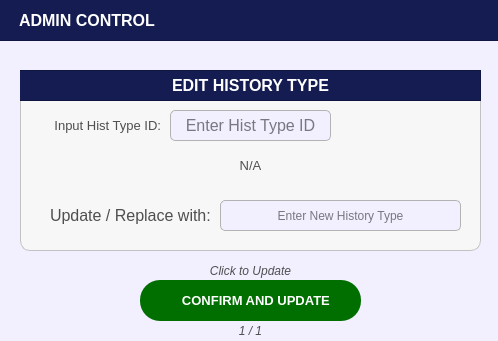
<?xml version="1.0" encoding="UTF-8"?>
<ui version="4.0">
 <class>PopUp_citizenprofileFilterOptions</class>
 <widget class="QDialog" name="PopUp_citizenprofileFilterOptions">
  <property name="geometry">
   <rect>
    <x>0</x>
    <y>0</y>
    <width>498</width>
    <height>341</height>
   </rect>
  </property>
  <property name="sizePolicy">
   <sizepolicy hsizetype="Fixed" vsizetype="Fixed">
    <horstretch>0</horstretch>
    <verstretch>0</verstretch>
   </sizepolicy>
  </property>
  <property name="palette">
   <palette>
    <active>
     <colorrole role="WindowText">
      <brush brushstyle="SolidPattern">
       <color alpha="255">
        <red>255</red>
        <green>255</green>
        <blue>255</blue>
       </color>
      </brush>
     </colorrole>
     <colorrole role="Button">
      <brush brushstyle="SolidPattern">
       <color alpha="255">
        <red>242</red>
        <green>239</green>
        <blue>255</blue>
       </color>
      </brush>
     </colorrole>
     <colorrole role="Light">
      <brush brushstyle="SolidPattern">
       <color alpha="255">
        <red>88</red>
        <green>86</green>
        <blue>150</blue>
       </color>
      </brush>
     </colorrole>
     <colorrole role="Midlight">
      <brush brushstyle="SolidPattern">
       <color alpha="255">
        <red>73</red>
        <green>71</green>
        <blue>125</blue>
       </color>
      </brush>
     </colorrole>
     <colorrole role="Dark">
      <brush brushstyle="SolidPattern">
       <color alpha="255">
        <red>29</red>
        <green>29</green>
        <blue>50</blue>
       </color>
      </brush>
     </colorrole>
     <colorrole role="Mid">
      <brush brushstyle="SolidPattern">
       <color alpha="255">
        <red>39</red>
        <green>38</green>
        <blue>67</blue>
       </color>
      </brush>
     </colorrole>
     <colorrole role="Text">
      <brush brushstyle="SolidPattern">
       <color alpha="255">
        <red>255</red>
        <green>255</green>
        <blue>255</blue>
       </color>
      </brush>
     </colorrole>
     <colorrole role="BrightText">
      <brush brushstyle="SolidPattern">
       <color alpha="255">
        <red>255</red>
        <green>255</green>
        <blue>255</blue>
       </color>
      </brush>
     </colorrole>
     <colorrole role="ButtonText">
      <brush brushstyle="SolidPattern">
       <color alpha="255">
        <red>255</red>
        <green>255</green>
        <blue>255</blue>
       </color>
      </brush>
     </colorrole>
     <colorrole role="Base">
      <brush brushstyle="SolidPattern">
       <color alpha="255">
        <red>242</red>
        <green>239</green>
        <blue>255</blue>
       </color>
      </brush>
     </colorrole>
     <colorrole role="Window">
      <brush brushstyle="SolidPattern">
       <color alpha="255">
        <red>242</red>
        <green>239</green>
        <blue>255</blue>
       </color>
      </brush>
     </colorrole>
     <colorrole role="Shadow">
      <brush brushstyle="SolidPattern">
       <color alpha="255">
        <red>16</red>
        <green>36</green>
        <blue>7</blue>
       </color>
      </brush>
     </colorrole>
     <colorrole role="AlternateBase">
      <brush brushstyle="SolidPattern">
       <color alpha="255">
        <red>29</red>
        <green>28</green>
        <blue>50</blue>
       </color>
      </brush>
     </colorrole>
     <colorrole role="ToolTipBase">
      <brush brushstyle="SolidPattern">
       <color alpha="255">
        <red>255</red>
        <green>255</green>
        <blue>220</blue>
       </color>
      </brush>
     </colorrole>
     <colorrole role="ToolTipText">
      <brush brushstyle="SolidPattern">
       <color alpha="255">
        <red>52</red>
        <green>138</green>
        <blue>46</blue>
       </color>
      </brush>
     </colorrole>
     <colorrole role="PlaceholderText">
      <brush brushstyle="SolidPattern">
       <color alpha="127">
        <red>255</red>
        <green>255</green>
        <blue>255</blue>
       </color>
      </brush>
     </colorrole>
     <colorrole role="Accent">
      <brush brushstyle="SolidPattern">
       <color alpha="255">
        <red>0</red>
        <green>255</green>
        <blue>0</blue>
       </color>
      </brush>
     </colorrole>
    </active>
    <inactive>
     <colorrole role="WindowText">
      <brush brushstyle="SolidPattern">
       <color alpha="255">
        <red>255</red>
        <green>255</green>
        <blue>255</blue>
       </color>
      </brush>
     </colorrole>
     <colorrole role="Button">
      <brush brushstyle="SolidPattern">
       <color alpha="255">
        <red>242</red>
        <green>239</green>
        <blue>255</blue>
       </color>
      </brush>
     </colorrole>
     <colorrole role="Light">
      <brush brushstyle="SolidPattern">
       <color alpha="255">
        <red>88</red>
        <green>86</green>
        <blue>150</blue>
       </color>
      </brush>
     </colorrole>
     <colorrole role="Midlight">
      <brush brushstyle="SolidPattern">
       <color alpha="255">
        <red>73</red>
        <green>71</green>
        <blue>125</blue>
       </color>
      </brush>
     </colorrole>
     <colorrole role="Dark">
      <brush brushstyle="SolidPattern">
       <color alpha="255">
        <red>29</red>
        <green>29</green>
        <blue>50</blue>
       </color>
      </brush>
     </colorrole>
     <colorrole role="Mid">
      <brush brushstyle="SolidPattern">
       <color alpha="255">
        <red>39</red>
        <green>38</green>
        <blue>67</blue>
       </color>
      </brush>
     </colorrole>
     <colorrole role="Text">
      <brush brushstyle="SolidPattern">
       <color alpha="255">
        <red>255</red>
        <green>255</green>
        <blue>255</blue>
       </color>
      </brush>
     </colorrole>
     <colorrole role="BrightText">
      <brush brushstyle="SolidPattern">
       <color alpha="255">
        <red>255</red>
        <green>255</green>
        <blue>255</blue>
       </color>
      </brush>
     </colorrole>
     <colorrole role="ButtonText">
      <brush brushstyle="SolidPattern">
       <color alpha="255">
        <red>255</red>
        <green>255</green>
        <blue>255</blue>
       </color>
      </brush>
     </colorrole>
     <colorrole role="Base">
      <brush brushstyle="SolidPattern">
       <color alpha="255">
        <red>242</red>
        <green>239</green>
        <blue>255</blue>
       </color>
      </brush>
     </colorrole>
     <colorrole role="Window">
      <brush brushstyle="SolidPattern">
       <color alpha="255">
        <red>242</red>
        <green>239</green>
        <blue>255</blue>
       </color>
      </brush>
     </colorrole>
     <colorrole role="Shadow">
      <brush brushstyle="SolidPattern">
       <color alpha="255">
        <red>16</red>
        <green>36</green>
        <blue>7</blue>
       </color>
      </brush>
     </colorrole>
     <colorrole role="AlternateBase">
      <brush brushstyle="SolidPattern">
       <color alpha="255">
        <red>29</red>
        <green>28</green>
        <blue>50</blue>
       </color>
      </brush>
     </colorrole>
     <colorrole role="ToolTipBase">
      <brush brushstyle="SolidPattern">
       <color alpha="255">
        <red>255</red>
        <green>255</green>
        <blue>220</blue>
       </color>
      </brush>
     </colorrole>
     <colorrole role="ToolTipText">
      <brush brushstyle="SolidPattern">
       <color alpha="255">
        <red>52</red>
        <green>138</green>
        <blue>46</blue>
       </color>
      </brush>
     </colorrole>
     <colorrole role="PlaceholderText">
      <brush brushstyle="SolidPattern">
       <color alpha="127">
        <red>255</red>
        <green>255</green>
        <blue>255</blue>
       </color>
      </brush>
     </colorrole>
     <colorrole role="Accent">
      <brush brushstyle="SolidPattern">
       <color alpha="255">
        <red>0</red>
        <green>255</green>
        <blue>0</blue>
       </color>
      </brush>
     </colorrole>
    </inactive>
    <disabled>
     <colorrole role="WindowText">
      <brush brushstyle="SolidPattern">
       <color alpha="255">
        <red>29</red>
        <green>29</green>
        <blue>50</blue>
       </color>
      </brush>
     </colorrole>
     <colorrole role="Button">
      <brush brushstyle="SolidPattern">
       <color alpha="255">
        <red>242</red>
        <green>239</green>
        <blue>255</blue>
       </color>
      </brush>
     </colorrole>
     <colorrole role="Light">
      <brush brushstyle="SolidPattern">
       <color alpha="255">
        <red>88</red>
        <green>86</green>
        <blue>150</blue>
       </color>
      </brush>
     </colorrole>
     <colorrole role="Midlight">
      <brush brushstyle="SolidPattern">
       <color alpha="255">
        <red>73</red>
        <green>71</green>
        <blue>125</blue>
       </color>
      </brush>
     </colorrole>
     <colorrole role="Dark">
      <brush brushstyle="SolidPattern">
       <color alpha="255">
        <red>29</red>
        <green>29</green>
        <blue>50</blue>
       </color>
      </brush>
     </colorrole>
     <colorrole role="Mid">
      <brush brushstyle="SolidPattern">
       <color alpha="255">
        <red>39</red>
        <green>38</green>
        <blue>67</blue>
       </color>
      </brush>
     </colorrole>
     <colorrole role="Text">
      <brush brushstyle="SolidPattern">
       <color alpha="255">
        <red>29</red>
        <green>29</green>
        <blue>50</blue>
       </color>
      </brush>
     </colorrole>
     <colorrole role="BrightText">
      <brush brushstyle="SolidPattern">
       <color alpha="255">
        <red>255</red>
        <green>255</green>
        <blue>255</blue>
       </color>
      </brush>
     </colorrole>
     <colorrole role="ButtonText">
      <brush brushstyle="SolidPattern">
       <color alpha="255">
        <red>29</red>
        <green>29</green>
        <blue>50</blue>
       </color>
      </brush>
     </colorrole>
     <colorrole role="Base">
      <brush brushstyle="SolidPattern">
       <color alpha="255">
        <red>242</red>
        <green>239</green>
        <blue>255</blue>
       </color>
      </brush>
     </colorrole>
     <colorrole role="Window">
      <brush brushstyle="SolidPattern">
       <color alpha="255">
        <red>242</red>
        <green>239</green>
        <blue>255</blue>
       </color>
      </brush>
     </colorrole>
     <colorrole role="Shadow">
      <brush brushstyle="SolidPattern">
       <color alpha="255">
        <red>16</red>
        <green>36</green>
        <blue>7</blue>
       </color>
      </brush>
     </colorrole>
     <colorrole role="AlternateBase">
      <brush brushstyle="SolidPattern">
       <color alpha="255">
        <red>59</red>
        <green>57</green>
        <blue>100</blue>
       </color>
      </brush>
     </colorrole>
     <colorrole role="ToolTipBase">
      <brush brushstyle="SolidPattern">
       <color alpha="255">
        <red>255</red>
        <green>255</green>
        <blue>220</blue>
       </color>
      </brush>
     </colorrole>
     <colorrole role="ToolTipText">
      <brush brushstyle="SolidPattern">
       <color alpha="255">
        <red>52</red>
        <green>138</green>
        <blue>46</blue>
       </color>
      </brush>
     </colorrole>
     <colorrole role="PlaceholderText">
      <brush brushstyle="SolidPattern">
       <color alpha="127">
        <red>29</red>
        <green>29</green>
        <blue>50</blue>
       </color>
      </brush>
     </colorrole>
     <colorrole role="Accent">
      <brush brushstyle="SolidPattern">
       <color alpha="255">
        <red>0</red>
        <green>255</green>
        <blue>0</blue>
       </color>
      </brush>
     </colorrole>
    </disabled>
   </palette>
  </property>
  <property name="cursor">
   <cursorShape>PointingHandCursor</cursorShape>
  </property>
  <property name="windowTitle">
   <string>Dialog</string>
  </property>
  <property name="styleSheet">
   <string notr="true">#PopUp_citizenprofileFilterOptions{
	background-color: #f2efff;
}</string>
  </property>
  <widget class="QFrame" name="basePopUpTitleFrame">
   <property name="geometry">
    <rect>
     <x>-1</x>
     <y>-10</y>
     <width>501</width>
     <height>51</height>
    </rect>
   </property>
   <property name="styleSheet">
    <string notr="true">#basePopUpTitleFrame {
	background-color: #141c52;
}</string>
   </property>
   <property name="frameShape">
    <enum>QFrame::Shape::StyledPanel</enum>
   </property>
   <property name="frameShadow">
    <enum>QFrame::Shadow::Raised</enum>
   </property>
   <widget class="QLabel" name="label_titleFilterOptions">
    <property name="geometry">
     <rect>
      <x>20</x>
      <y>10</y>
      <width>311</width>
      <height>41</height>
     </rect>
    </property>
    <property name="font">
     <font>
      <family>Arial</family>
      <pointsize>12</pointsize>
      <bold>true</bold>
     </font>
    </property>
    <property name="styleSheet">
     <string notr="true">#label_titleFilterOptions {
	background-color: transparent;
	color: #FFFFFF;
}
</string>
    </property>
    <property name="text">
     <string>ADMIN CONTROL</string>
    </property>
    <property name="alignment">
     <set>Qt::AlignmentFlag::AlignLeading|Qt::AlignmentFlag::AlignLeft|Qt::AlignmentFlag::AlignVCenter</set>
    </property>
   </widget>
  </widget>
  <widget class="QFrame" name="basePopUpBodyFrame_2">
   <property name="geometry">
    <rect>
     <x>20</x>
     <y>70</y>
     <width>461</width>
     <height>181</height>
    </rect>
   </property>
   <property name="styleSheet">
    <string notr="true">#basePopUpBodyFrame_2 {
	background-color: rgb(247, 247, 247);
	border: 1px solid rgb(194, 194, 194);
	border-radius: 10px;
}</string>
   </property>
   <property name="frameShape">
    <enum>QFrame::Shape::StyledPanel</enum>
   </property>
   <property name="frameShadow">
    <enum>QFrame::Shadow::Raised</enum>
   </property>
   <widget class="QFrame" name="basePopUpTitleFrame_2">
    <property name="geometry">
     <rect>
      <x>-10</x>
      <y>0</y>
      <width>471</width>
      <height>31</height>
     </rect>
    </property>
    <property name="styleSheet">
     <string notr="true">#basePopUpTitleFrame_2 {
	background-color: #141c52;
}</string>
    </property>
    <property name="frameShape">
     <enum>QFrame::Shape::StyledPanel</enum>
    </property>
    <property name="frameShadow">
     <enum>QFrame::Shadow::Raised</enum>
    </property>
    <widget class="QLabel" name="label_title">
     <property name="geometry">
      <rect>
       <x>40</x>
       <y>0</y>
       <width>401</width>
       <height>31</height>
      </rect>
     </property>
     <property name="font">
      <font>
       <family>Arial</family>
       <pointsize>12</pointsize>
       <bold>true</bold>
      </font>
     </property>
     <property name="styleSheet">
      <string notr="true">#label_title{
	background-color:transparent;
	color: rgb(255, 255, 255);
}</string>
     </property>
     <property name="text">
      <string>EDIT HISTORY TYPE</string>
     </property>
     <property name="alignment">
      <set>Qt::AlignmentFlag::AlignCenter</set>
     </property>
    </widget>
   </widget>
   <widget class="QLineEdit" name="AdmnCon_Input_hist">
    <property name="geometry">
     <rect>
      <x>200</x>
      <y>130</y>
      <width>241</width>
      <height>31</height>
     </rect>
    </property>
    <property name="font">
     <font>
      <family>Arial</family>
      <pointsize>9</pointsize>
     </font>
    </property>
    <property name="styleSheet">
     <string notr="true">#AdmnCon_Input_hist{
	border: 1px solid #b3b3b3;  /* Black border */
    border-radius: 5px;        /* Rounded corners */
    padding: 5px;               /* Inner spacing */
    background-color: #f2efff;  /* Gray background */
    color: #000000; 
}

</string>
    </property>
    <property name="text">
     <string/>
    </property>
    <property name="maxLength">
     <number>35</number>
    </property>
    <property name="alignment">
     <set>Qt::AlignmentFlag::AlignCenter</set>
    </property>
    <property name="placeholderText">
     <string>Enter New History Type</string>
    </property>
   </widget>
   <widget class="QLabel" name="register_citizen_labelHomeNumber">
    <property name="geometry">
     <rect>
      <x>30</x>
      <y>130</y>
      <width>161</width>
      <height>31</height>
     </rect>
    </property>
    <property name="font">
     <font>
      <family>Arial</family>
      <pointsize>12</pointsize>
     </font>
    </property>
    <property name="styleSheet">
     <string notr="true">#register_citizen_labelHomeNumber{
	background-color:transparent;
	color:#4f4f4f;
}</string>
    </property>
    <property name="text">
     <string>Update / Replace with:</string>
    </property>
    <property name="alignment">
     <set>Qt::AlignmentFlag::AlignLeading|Qt::AlignmentFlag::AlignLeft|Qt::AlignmentFlag::AlignVCenter</set>
    </property>
   </widget>
   <widget class="QLineEdit" name="input_id_search">
    <property name="geometry">
     <rect>
      <x>150</x>
      <y>40</y>
      <width>161</width>
      <height>31</height>
     </rect>
    </property>
    <property name="font">
     <font>
      <family>Arial</family>
      <pointsize>12</pointsize>
     </font>
    </property>
    <property name="styleSheet">
     <string notr="true">#input_id_search{
	border: 1px solid #b3b3b3;  /* Black border */
    border-radius: 5px;        /* Rounded corners */
    padding: 5px;               /* Inner spacing */
    background-color: #f2efff;  /* Gray background */
    color: #000000; 
}

</string>
    </property>
    <property name="text">
     <string/>
    </property>
    <property name="maxLength">
     <number>35</number>
    </property>
    <property name="alignment">
     <set>Qt::AlignmentFlag::AlignCenter</set>
    </property>
    <property name="placeholderText">
     <string>Enter Hist Type ID</string>
    </property>
   </widget>
   <widget class="QLabel" name="display_searched">
    <property name="geometry">
     <rect>
      <x>0</x>
      <y>80</y>
      <width>461</width>
      <height>31</height>
     </rect>
    </property>
    <property name="font">
     <font>
      <family>Arial</family>
      <pointsize>10</pointsize>
     </font>
    </property>
    <property name="styleSheet">
     <string notr="true">#display_searched{
	background-color:transparent;
	color:#4f4f4f;
}</string>
    </property>
    <property name="text">
     <string>N/A</string>
    </property>
    <property name="alignment">
     <set>Qt::AlignmentFlag::AlignCenter</set>
    </property>
   </widget>
   <widget class="QLabel" name="label_comment">
    <property name="geometry">
     <rect>
      <x>30</x>
      <y>40</y>
      <width>111</width>
      <height>31</height>
     </rect>
    </property>
    <property name="font">
     <font>
      <family>Arial</family>
      <pointsize>10</pointsize>
     </font>
    </property>
    <property name="styleSheet">
     <string notr="true">#label_comment{
	background-color:transparent;
	color:#4f4f4f;
}</string>
    </property>
    <property name="text">
     <string>Input Hist Type ID:</string>
    </property>
    <property name="alignment">
     <set>Qt::AlignmentFlag::AlignRight|Qt::AlignmentFlag::AlignTrailing|Qt::AlignmentFlag::AlignVCenter</set>
    </property>
   </widget>
  </widget>
  <widget class="QPushButton" name="register_buttonConfirmHousehold_SaveForm">
   <property name="geometry">
    <rect>
     <x>140</x>
     <y>280</y>
     <width>221</width>
     <height>41</height>
    </rect>
   </property>
   <property name="font">
    <font>
     <family>Arial</family>
     <pointsize>10</pointsize>
     <bold>true</bold>
    </font>
   </property>
   <property name="cursor">
    <cursorShape>PointingHandCursor</cursorShape>
   </property>
   <property name="styleSheet">
    <string notr="true">#register_buttonConfirmHousehold_SaveForm {
    background-color: #006f00;
    color: white;
    border-radius: 20px;
    padding: 10px; /* Optional: Adjusts spacing inside the button */
}
#register_buttonConfirmHousehold_SaveForm:hover {
    background-color: #00a600; /* Slightly lighter blue when hovered */
}
#register_buttonConfirmHousehold_SaveForm:pressed {
    background-color: #005d00; /* Darker blue when clicked */
}</string>
   </property>
   <property name="text">
    <string>   CONFIRM AND UPDATE</string>
   </property>
   <property name="icon">
    <iconset>
     <normaloff>../../../Assets/FuncIcons/icon_confirm.svg</normaloff>../../../Assets/FuncIcons/icon_confirm.svg</iconset>
   </property>
   <property name="iconSize">
    <size>
     <width>30</width>
     <height>30</height>
    </size>
   </property>
  </widget>
  <widget class="QLabel" name="progress">
   <property name="geometry">
    <rect>
     <x>200</x>
     <y>320</y>
     <width>101</width>
     <height>21</height>
    </rect>
   </property>
   <property name="font">
    <font>
     <family>Arial</family>
     <pointsize>9</pointsize>
     <italic>true</italic>
     <bold>false</bold>
    </font>
   </property>
   <property name="styleSheet">
    <string notr="true">#progress {
	background-color: transparent;
	color: #4f4f4f;
}
</string>
   </property>
   <property name="text">
    <string>1 / 1</string>
   </property>
   <property name="alignment">
    <set>Qt::AlignmentFlag::AlignCenter</set>
   </property>
  </widget>
  <widget class="QLabel" name="notenote">
   <property name="geometry">
    <rect>
     <x>140</x>
     <y>260</y>
     <width>221</width>
     <height>21</height>
    </rect>
   </property>
   <property name="font">
    <font>
     <family>Arial</family>
     <pointsize>9</pointsize>
     <italic>true</italic>
     <bold>false</bold>
    </font>
   </property>
   <property name="styleSheet">
    <string notr="true">#notenote {
	background-color: transparent;
	color: #4f4f4f;
}
</string>
   </property>
   <property name="text">
    <string>Click to Update</string>
   </property>
   <property name="alignment">
    <set>Qt::AlignmentFlag::AlignCenter</set>
   </property>
  </widget>
 </widget>
 <resources/>
 <connections/>
</ui>
